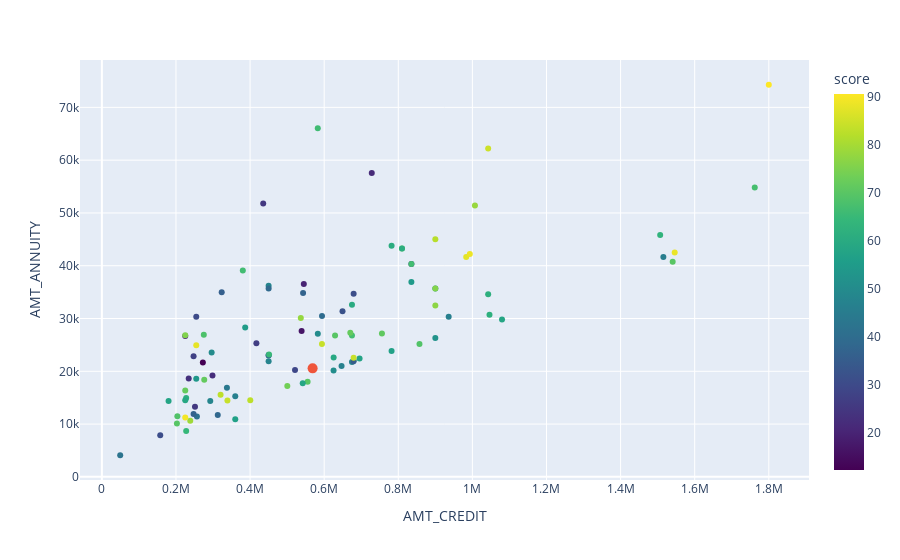

Notebook source saved alongside this figure:
### Code cell
fig = px.scatter(df, x='AMT_CREDIT', y='AMT_ANNUITY', color='score', hover_data=['AMT_CREDIT', 'AMT_ANNUITY', 'score'], color_continuous_scale='viridis')
fig.add_trace(go.Scatter(x=[_df['AMT_CREDIT']], y=[_df['AMT_ANNUITY']], mode='markers', showlegend=False, marker={'size':10}))
fig.show()
